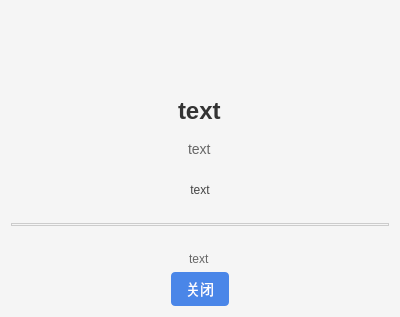
<?xml version="1.0" encoding="UTF-8"?>
<ui version="4.0">
 <class>AboutWidget</class>
 <widget class="QWidget" name="AboutWidget">
  <property name="geometry">
   <rect>
    <x>0</x>
    <y>0</y>
    <width>400</width>
    <height>307</height>
   </rect>
  </property>
  <property name="windowTitle">
   <string>关于</string>
  </property>
  <property name="windowIcon">
   <iconset resource="HP39GII_ExistOS_Connect.qrc">
    <normaloff>:/image/image/about.svg</normaloff>:/image/image/about.svg</iconset>
  </property>
  <property name="styleSheet">
   <string notr="true">QWidget#AboutWidget {
    background-color: #f5f5f5;
}

QLabel#titleLabel {
    font-size: 24px;
    font-weight: bold;
    color: #333;
    margin-bottom: 10px;
}

QLabel#versionLabel {
    font-size: 14px;
    color: #666;
    margin-bottom: 20px;
}

QLabel#descriptionLabel {
    font-size: 12px;
    color: #444;
    margin-bottom: 20px;
}

QLabel#copyrightLabel {
    font-size: 12px;
    color: #666;
    margin-top: 20px;
}

QPushButton {
    background-color: #4a86e8;
    color: white;
    border: none;
    border-radius: 4px;
    padding: 6px 15px;
    font-size: 14px;
}

QPushButton:hover {
    background-color: #3a76d8;
}

QPushButton:pressed {
    background-color: #2a66c8;
}

QFrame#line {
    border: 1px solid #ccc;
}
</string>
  </property>
  <layout class="QVBoxLayout" name="verticalLayout">
   <item alignment="Qt::AlignmentFlag::AlignHCenter">
    <widget class="QLabel" name="logoLabel">
     <property name="minimumSize">
      <size>
       <width>80</width>
       <height>80</height>
      </size>
     </property>
     <property name="maximumSize">
      <size>
       <width>80</width>
       <height>80</height>
      </size>
     </property>
     <property name="pixmap">
      <pixmap>:/image/image/logo.png</pixmap>
     </property>
     <property name="scaledContents">
      <bool>true</bool>
     </property>
    </widget>
   </item>
   <item alignment="Qt::AlignmentFlag::AlignHCenter">
    <widget class="QLabel" name="titleLabel">
     <property name="text">
      <string>text</string>
     </property>
    </widget>
   </item>
   <item alignment="Qt::AlignmentFlag::AlignHCenter">
    <widget class="QLabel" name="versionLabel">
     <property name="text">
      <string>text</string>
     </property>
    </widget>
   </item>
   <item>
    <widget class="QLabel" name="descriptionLabel">
     <property name="text">
      <string>text</string>
     </property>
     <property name="alignment">
      <set>Qt::AlignmentFlag::AlignCenter</set>
     </property>
     <property name="wordWrap">
      <bool>true</bool>
     </property>
    </widget>
   </item>
   <item>
    <widget class="QFrame" name="line">
     <property name="frameShape">
      <enum>QFrame::Shape::HLine</enum>
     </property>
     <property name="frameShadow">
      <enum>QFrame::Shadow::Sunken</enum>
     </property>
    </widget>
   </item>
   <item alignment="Qt::AlignmentFlag::AlignHCenter">
    <widget class="QLabel" name="copyrightLabel">
     <property name="text">
      <string>text</string>
     </property>
    </widget>
   </item>
   <item alignment="Qt::AlignmentFlag::AlignHCenter">
    <widget class="QPushButton" name="closeButton">
     <property name="text">
      <string>关闭</string>
     </property>
    </widget>
   </item>
  </layout>
 </widget>
 <resources>
  <include location="HP39GII_ExistOS_Connect.qrc"/>
 </resources>
 <connections>
  <connection>
   <sender>closeButton</sender>
   <signal>clicked()</signal>
   <receiver>AboutWidget</receiver>
   <slot>close()</slot>
   <hints>
    <hint type="sourcelabel">
     <x>191</x>
     <y>267</y>
    </hint>
    <hint type="destinationlabel">
     <x>178</x>
     <y>331</y>
    </hint>
   </hints>
  </connection>
 </connections>
</ui>
